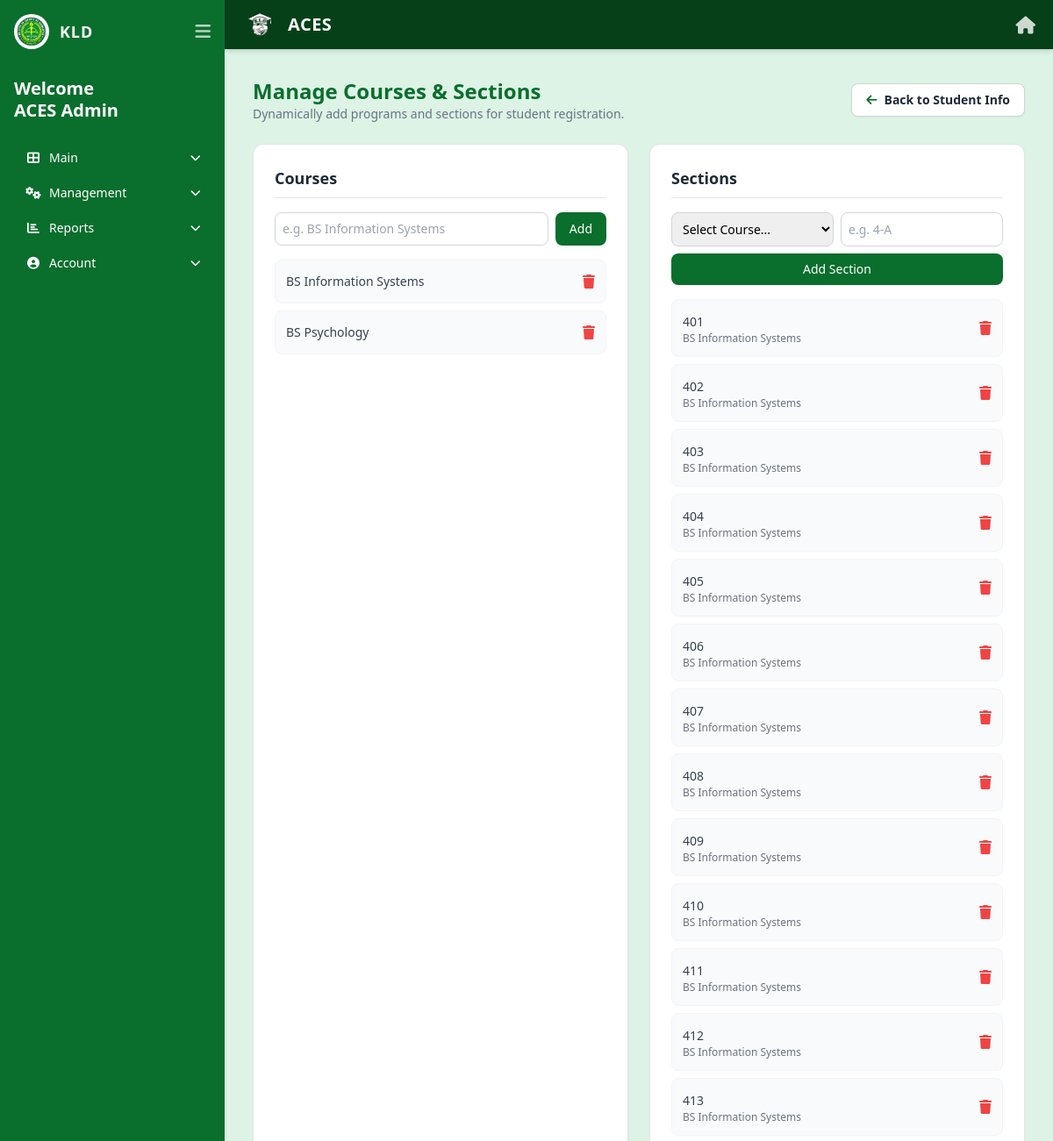
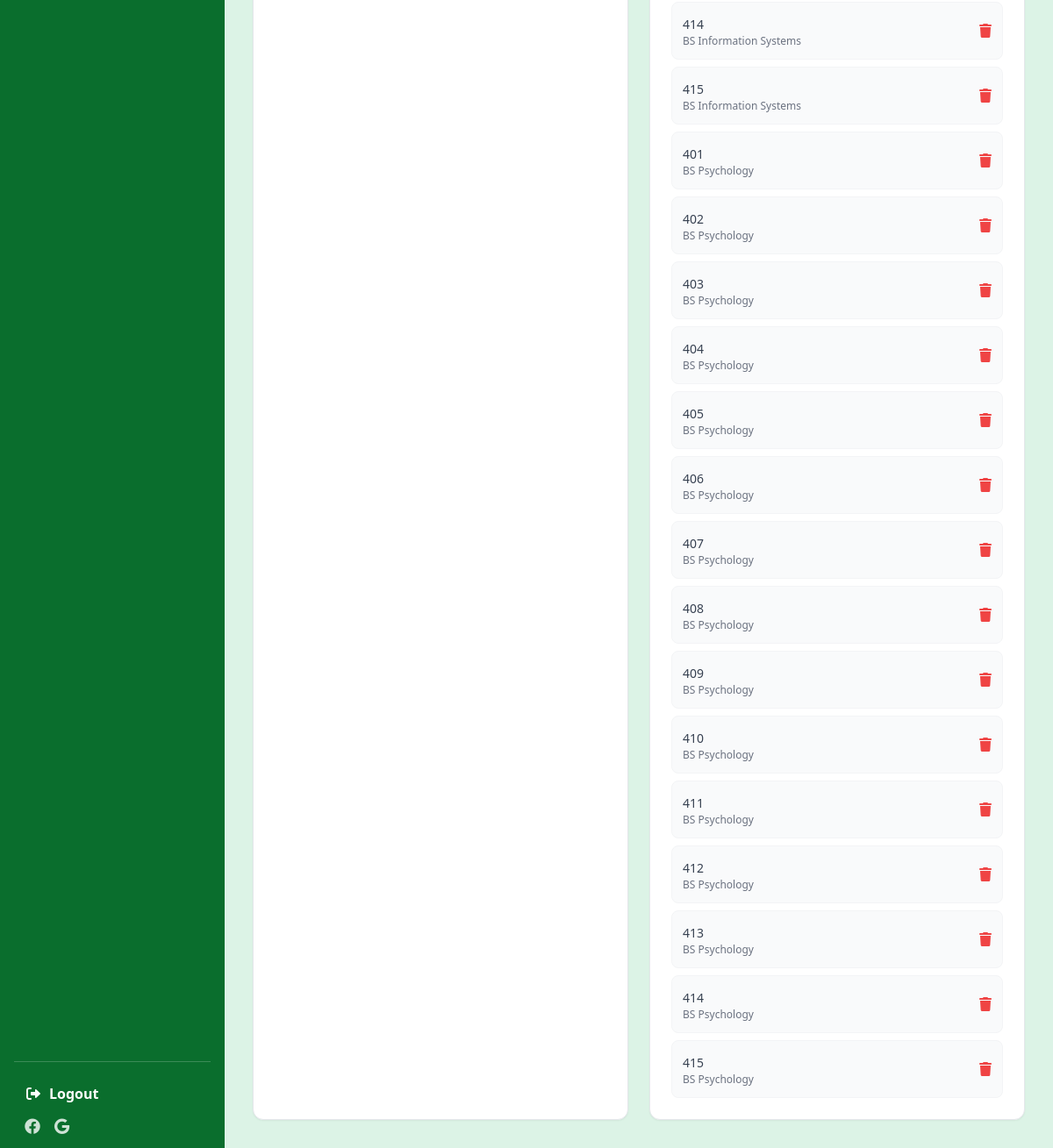
The app's page /staff/manage_courses.php (signed in) with its own data (2 pictures, top to bottom).
### tables this page shows
CREATE TABLE `users` (
  `user_id` int(11) NOT NULL,
  `email` varchar(100) NOT NULL,
  `password_hash` varchar(255) NOT NULL,
  `is_verified` tinyint(1) NOT NULL DEFAULT 0,
  `verification_token` varchar(64) DEFAULT NULL,
  `verification_expires` datetime DEFAULT NULL,
  `reset_token` varchar(64) DEFAULT NULL,
  `reset_expires` datetime DEFAULT NULL,
  `full_name` varchar(100) NOT NULL,
  `role` enum('student','staff') NOT NULL,
  `staff_role` varchar(50) DEFAULT NULL,
  `is_active` tinyint(1) NOT NULL DEFAULT 1,
  `created_by` int(11) DEFAULT NULL,
  `created_at` datetime DEFAULT current_timestamp(),
  `pending_email` varchar(255) DEFAULT NULL,
  `email_change_pin` varchar(6) DEFAULT NULL,
  `email_pin_expiry` datetime DEFAULT NULL
);

CREATE TABLE `courses` (
  `id` int(11) NOT NULL,
  `name` varchar(100) NOT NULL
);

CREATE TABLE `sections` (
  `id` int(11) NOT NULL,
  `course_id` int(11) NOT NULL,
  `name` varchar(50) NOT NULL
);

### includes/auth.php (called while the page is built, shortened)
<?php
function isViewer() {
    $role = $_SESSION['staff_role'] ?? 'viewer';
    return $role === 'viewer' || $role === '' || $role === null;
}
?>

### staff/manage_courses.php (the view, shortened to what this page needs)
<?php
require_once __DIR__ . '/../includes/auth.php';
$courses = $pdo->query("SELECT * FROM courses ORDER BY name")->fetchAll();
$sections = $pdo->query("
    SELECT s.*, c.name AS course_name
    FROM sections s JOIN courses c ON s.course_id = c.id
    ORDER BY c.name, s.name
")->fetchAll();
?>
<!DOCTYPE html>
<html lang="en" class="h-full">
<head>
    <link rel="stylesheet" href="../assets/css/tailwind.css">
    <link rel="stylesheet" href="https://cdnjs.cloudflare.com/ajax/libs/font-awesome/6.0.0/css/all.min.css">
</head>
<body class="bg-[#dcf3e6] font-sans h-screen flex flex-col md:flex-row">
    <?php include '../includes/staff_sidebar.php'; ?>
    <div class="flex-1 flex flex-col overflow-hidden">
        <?php include '../includes/header.php'; ?>
        <main class="flex-1 p-4 md:p-8 overflow-y-auto">
            <div class="flex justify-between items-center mb-6">
                <div>
                    <h1 class="text-2xl font-bold text-[#0a6e2d]">Manage Courses & Sections</h1>
                    <p class="text-sm text-gray-500">Dynamically add programs and sections for student registration.</p>
                </div>
                <a href="students.php" class="bg-white hover:bg-gray-50 border border-gray-300 text-gray-800 text-sm font-semibold px-4 py-2 rounded-lg inline-flex items-center gap-2 transition shadow-sm">
                    <i class="fas fa-arrow-left text-[#0a6e2d]"></i> Back to Student Info
                </a>
            </div>
            <div class="grid grid-cols-1 md:grid-cols-2 gap-6">
                <div class="bg-white rounded-xl shadow-sm border border-gray-200 p-6">
                    <h2 class="text-lg font-bold text-gray-800 mb-4 border-b pb-2">Courses</h2>
                    <form method="POST" class="flex gap-2 mb-4">
                        <input type="text" name="course_name" placeholder="e.g. BS Information Systems" required class="flex-1 border border-gray-300 rounded-lg p-2 text-sm">
                        <button type="submit" class="bg-[#0a6e2d] text-white px-4 py-2 rounded-lg text-sm font-medium">Add</button>
                    </form>
                    <ul class="space-y-2">
                        <?php foreach ($courses as $c): ?>
                        <li class="flex justify-between items-center bg-gray-50 p-3 rounded-lg border border-gray-100">
                            <span class="font-medium text-gray-700 text-sm"><?= htmlspecialchars($c['name']) ?></span>
                            <form method="POST" onsubmit="return confirm('Delete this course and all its sections?');">
                                <button type="submit" class="text-red-500 hover:text-red-700"><i class="fas fa-trash"></i></button>
                            </form>
                        </li>
                        <?php endforeach; ?>
                    </ul>
                </div>
                <div class="bg-white rounded-xl shadow-sm border border-gray-200 p-6">
                    <h2 class="text-lg font-bold text-gray-800 mb-4 border-b pb-2">Sections</h2>
                    <form method="POST" class="grid grid-cols-2 gap-2 mb-4">
                        <select name="course_id" required class="border border-gray-300 rounded-lg p-2 text-sm">
                            <option value="">Select Course...</option>
                        </select>
                        <input type="text" name="section_name" placeholder="e.g. 4-A" required class="border border-gray-300 rounded-lg p-2 text-sm">
                        <button type="submit" class="col-span-2 bg-[#0a6e2d] text-white px-4 py-2 rounded-lg text-sm font-medium">Add Section</button>
                    </form>
                    <ul class="space-y-2 max-h-96 overflow-y-auto">
                        <?php foreach ($sections as $s): ?>
                        <li class="flex justify-between items-center bg-gray-50 p-3 rounded-lg border border-gray-100">
                            <div>
                                <span class="font-medium text-gray-700 text-sm"><?= htmlspecialchars($s['name']) ?></span>
                                <span class="text-xs text-gray-500 block"><?= htmlspecialchars($s['course_name']) ?></span>
                            </div>
                            <form method="POST">
                                <button type="submit" class="text-red-500 hover:text-red-700"><i class="fas fa-trash"></i></button>
                            </form>
                        </li>
                        <?php endforeach; ?>
                    </ul>
                </div>
            </div>
        </main>
    </div>
</body>
</html>

### includes/staff_sidebar.php (shortened to what this page needs)
<?php
if (!isset($staff_name)) {
    $stmt = $pdo->prepare("SELECT full_name FROM users WHERE user_id = ?");
    $stmt->execute([$_SESSION['user_id']]);
    $sidebar_user = $stmt->fetch();
    $staff_name = $sidebar_user['full_name'];
}
?>
<aside id="staffSidebar" class="hidden md:flex w-64 bg-[#0a6e2d] text-white flex-col p-4 shrink-0 h-screen sticky top-0 transition-all duration-300 overflow-y-auto">
    <div>
        <div class="flex items-center justify-between mb-8">
            <div class="flex items-center gap-3" id="sidebarBrand">
                <img src="../assets/images/kld_logo.png" class="w-10 h-10 rounded-full border border-white/20 bg-white p-0.5 object-contain" alt="KLD">
                <span class="font-bold tracking-wider text-lg sidebar-text">KLD</span>
            </div>
            <button id="sidebarToggleBtn" class="text-white/70 hover:text-white text-xl focus:outline-none">
                <i class="fas fa-bars"></i>
            </button>
        </div>
        <div class="mb-6 sidebar-text">
            <h2 class="text-xl font-bold leading-tight">Welcome<br><?= htmlspecialchars($staff_name) ?></h2>
        </div>
        <nav class="space-y-1 text-sm">
            <div class="sidebar-group">
                <button class="group-header flex items-center justify-between w-full text-left text-white hover:text-green-200 hover:bg-white/10 rounded-lg px-3 py-2 transition-colors">
                    <span><i class="fas fa-th-large mr-2 w-5 text-center"></i><span class="sidebar-text">Main</span></span>
                    <i class="fas fa-chevron-down text-xs transition-transform duration-200 sidebar-text"></i>
                </button>
            </div>
            <?php if (!isViewer()): ?>
            <div class="sidebar-group">
                <button class="group-header flex items-center justify-between w-full text-left text-white hover:text-green-200 hover:bg-white/10 rounded-lg px-3 py-2 transition-colors">
                    <span><i class="fas fa-cogs mr-2 w-5 text-center"></i><span class="sidebar-text">Management</span></span>
                    <i class="fas fa-chevron-down text-xs transition-transform duration-200 sidebar-text"></i>
                </button>
            </div>
            <?php endif; ?>
            <div class="sidebar-group">
                <button class="group-header flex items-center justify-between w-full text-left text-white hover:text-green-200 hover:bg-white/10 rounded-lg px-3 py-2 transition-colors">
                    <span><i class="fas fa-chart-bar mr-2 w-5 text-center"></i><span class="sidebar-text">Reports</span></span>
                    <i class="fas fa-chevron-down text-xs transition-transform duration-200 sidebar-text"></i>
                </button>
            </div>
            <div class="sidebar-group">
                <button class="group-header flex items-center justify-between w-full text-left text-white hover:text-green-200 hover:bg-white/10 rounded-lg px-3 py-2 transition-colors">
                    <span><i class="fas fa-user-circle mr-2 w-5 text-center"></i><span class="sidebar-text">Account</span></span>
                    <i class="fas fa-chevron-down text-xs transition-transform duration-200 sidebar-text"></i>
                </button>
            </div>
        </nav>
    </div>
    <div class="mt-auto pt-4 border-t border-white/20">
        <a href="../logout.php" class="block text-white font-bold hover:text-red-300 hover:bg-white/10 rounded-lg px-3 py-2 transition-colors sidebar-text mb-2">
            <i class="fas fa-sign-out-alt mr-2 w-5 text-center"></i><span class="sidebar-text">Logout</span>
        </a>
        <div class="flex gap-4 text-lg opacity-80 sidebar-text px-3">
            <i class="fa-brands fa-facebook cursor-pointer hover:text-white"></i>
            <i class="fa-brands fa-google cursor-pointer hover:text-white"></i>
        </div>
    </div>
</aside>

### records on screen
users: full_name "ACES Admin"
courses: name "BS Information Systems"
courses: name "BS Psychology"
sections: name "401", course.name "BS Information Systems"
sections: name "402", course.name "BS Information Systems"
sections: name "403", course.name "BS Information Systems"
sections: name "404", course.name "BS Information Systems"
sections: name "405", course.name "BS Information Systems"
sections: name "406", course.name "BS Information Systems"
sections: name "407", course.name "BS Information Systems"
sections: name "408", course.name "BS Information Systems"
sections: name "409", course.name "BS Information Systems"
sections: name "410", course.name "BS Information Systems"
sections: name "411", course.name "BS Information Systems"
sections: name "412", course.name "BS Information Systems"
sections: name "413", course.name "BS Information Systems"
sections: name "414", course.name "BS Information Systems"
sections: name "415", course.name "BS Information Systems"
sections: name "401", course.name "BS Psychology"
sections: name "402", course.name "BS Psychology"
sections: name "403", course.name "BS Psychology"
sections: name "404", course.name "BS Psychology"
sections: name "405", course.name "BS Psychology"
sections: name "406", course.name "BS Psychology"
sections: name "407", course.name "BS Psychology"
sections: name "408", course.name "BS Psychology"
sections: name "409", course.name "BS Psychology"
sections: name "410", course.name "BS Psychology"
sections: name "411", course.name "BS Psychology"
sections: name "412", course.name "BS Psychology"
sections: name "413", course.name "BS Psychology"
sections: name "414", course.name "BS Psychology"
sections: name "415", course.name "BS Psychology"
